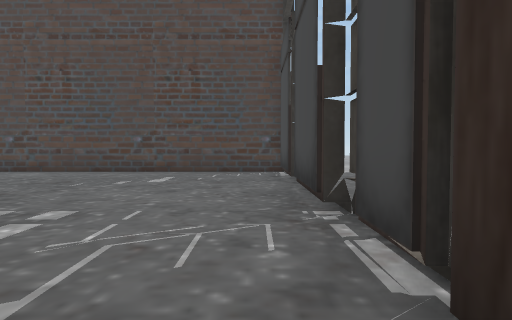
view 1 (above)

14 first-person views from a walk through a Unity game level. The camera is 1.3 m above the floor, tilts 2° down and sees 75° across. The floor is counted in squares, 2 m on a side. Each view is taken from the middle of a square. On the plan, view 1 faces up. The plan holds only what a view shows up to about 10 squares ahead; the rest is blank. The place goes on beyond the plan.

view 2
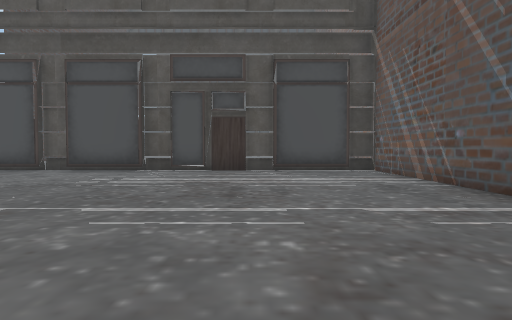

view 3
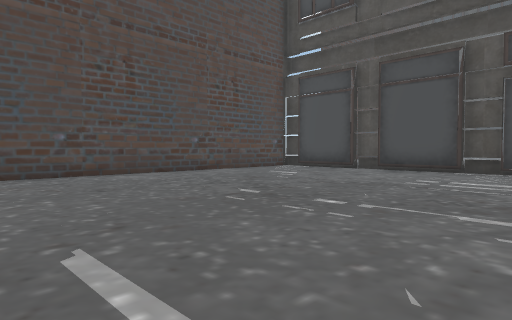

view 4
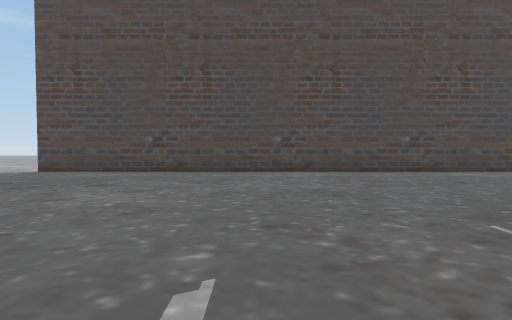

view 5
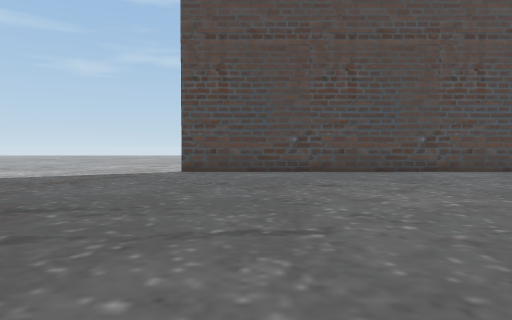

view 6
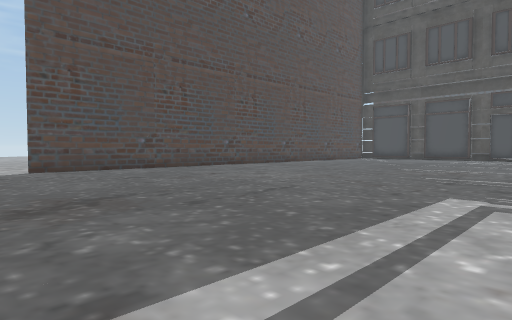

view 7
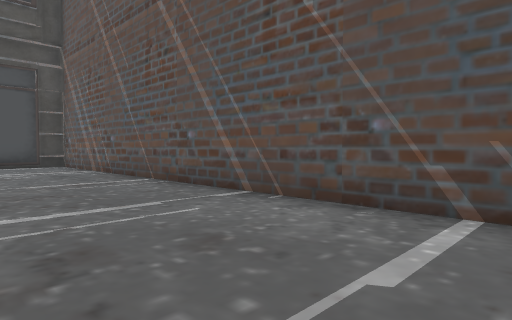

view 8
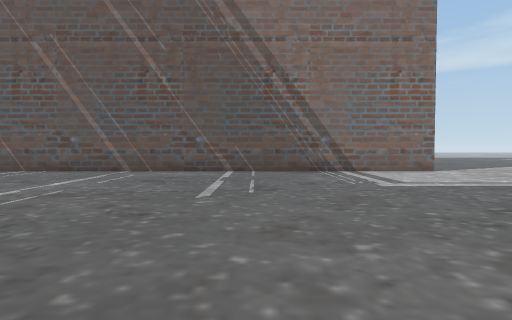

view 9
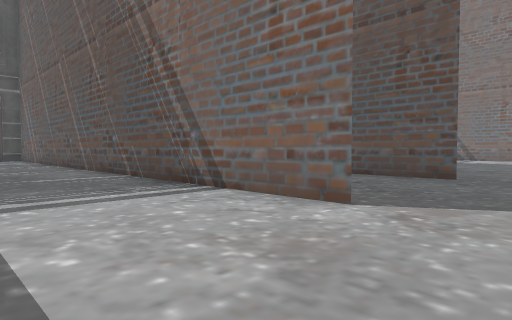

view 10
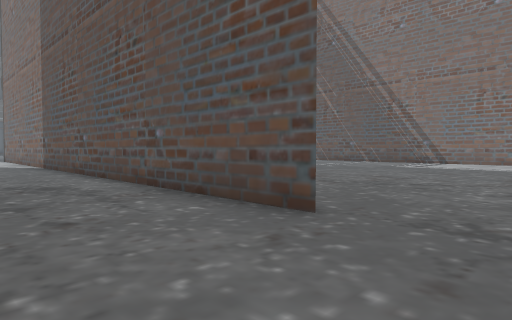

view 11
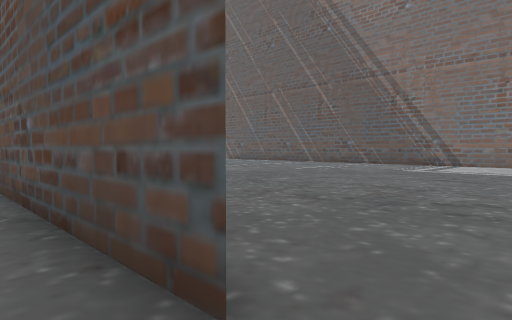

view 12
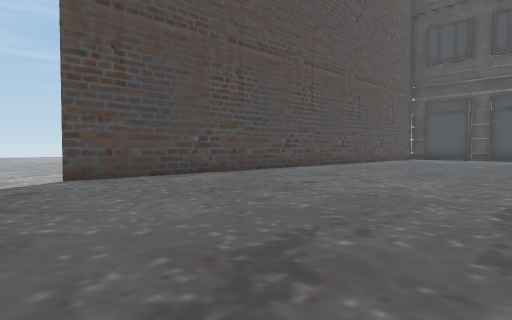

view 13
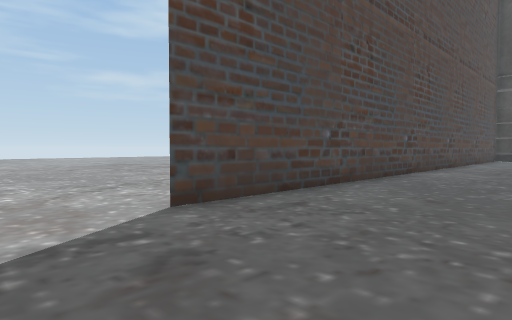

view 14
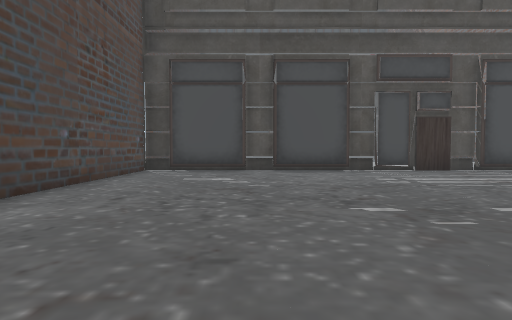

### Floor plan
Points are (right, up) in squares from view 1. A wall is a line through its corners. A room is listed if a view was taken in it or the views show most of it. See-through windows are left out.
Room 1 (views 1, 2, 3, 4, 5, 6, 7, 8, 9, 12, 13, 14)
walls: (-17.1, -3.5) (0.9, -3.5); (0.9, 2.3) (0.9, 3.8); (0.9, 5.5) (0.9, 6.4); (0.9, -0.6) (0.9, 0.4); (0.8, -2.8) (0.8, 8.5); (0.9, 9.3) (-17.1, 9.3)
ways out: opening at (-18.5, -3) to room 2; opening at (-18.5, 9) to room 2
Room 2 (views 10, 11)
walls: (-17.1, -7.8) (-7.6, -7.8)
ways out: opening at (-18.5, -3) to room 1; opening at (-18.5, 9) to room 1; opening at (-18.5, -8)

Positions as (right, up) in squares from view 1, and headings:
1: (0, 0), facing up
2: (-9, 0), facing right
3: (-9, 1), facing up-right
4: (-11, 0), facing up
5: (-15, 0), facing up
6: (-19, -1), facing up-right
7: (-12, 0), facing down-right
8: (-12, 6), facing down
9: (-19, 0), facing down-right
10: (-19, -5), facing down-right
11: (-18, -7), facing down-right
12: (-19, 2), facing up-right
13: (-19, 6), facing up-right
14: (-9, 6), facing right
